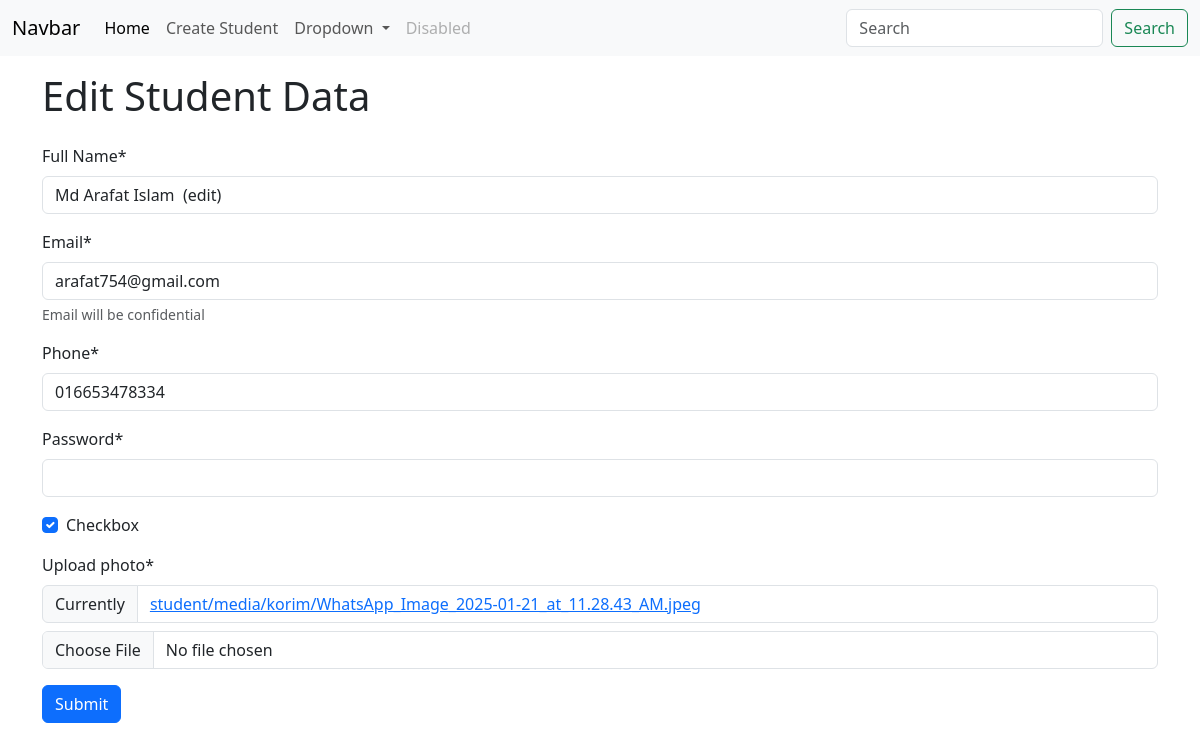
Page /edit/1/ on the committed database.
### student/models.py (models this page shows, shortened)
class Student(models.Model):
    name = models.CharField(max_length=200)
    email = models.EmailField()
    phone = models.CharField(max_length=15)
    password = models.CharField(max_length=10)
    checkbox = models.BooleanField()  # only true or false
    photo = models.ImageField(upload_to=student_directory_name, default=None, null=True)

### student/views.py (the view, shortened to what this page needs)
# urls.py: path('edit/<int:id>/' , views.UpdateStudentData.as_view(), name = "update_student"), # Class base
class UpdateStudentData(UpdateView):
    form_class = forms.StudentForm
    model = models.Student
    template_name = 'student/create_edit_student.html'
    success_url = reverse_lazy('home')
    pk_url_kwarg = 'id'
    def get_context_data(self, **kwargs):
        context = super().get_context_data(**kwargs)
        context['edit'] = True
        return context

### student/forms.py
class StudentForm(forms.ModelForm):
    password = forms.CharField(widget=forms.PasswordInput())
    class Meta:
        model = models.Student
        fields = '__all__'
        labels = {
            'name':"Full Name",
            'photo': "Upload photo",
        }
        help_texts = {
            'email' : "Email will be confidential",
        }

### student/templates/student/create_edit_student.html (shortened to what this page needs)
{% extends 'base.html' %}
{% load crispy_forms_tags %}
{% block content %}
    {% if edit %}
         <h1 class="py-3 container">Edit Student Data</h1>
    {% else %}
         <h1 class="py-3 container">Create New Student</h1>
    {% endif %}
    <form class="container" method="post" enctype="multipart/form-data" novalidate>
        {{form | crispy}}
        <button type="Submit" class="btn btn-primary">Submit</button>
    </form>
{% endblock %}
<!-- {% load crispy_forms_tags %}

### rows in the picture
Student: name "Md Arafat Islam (edit)", email "arafat754@gmail.com", phone "016653478334", checkbox "☑"
